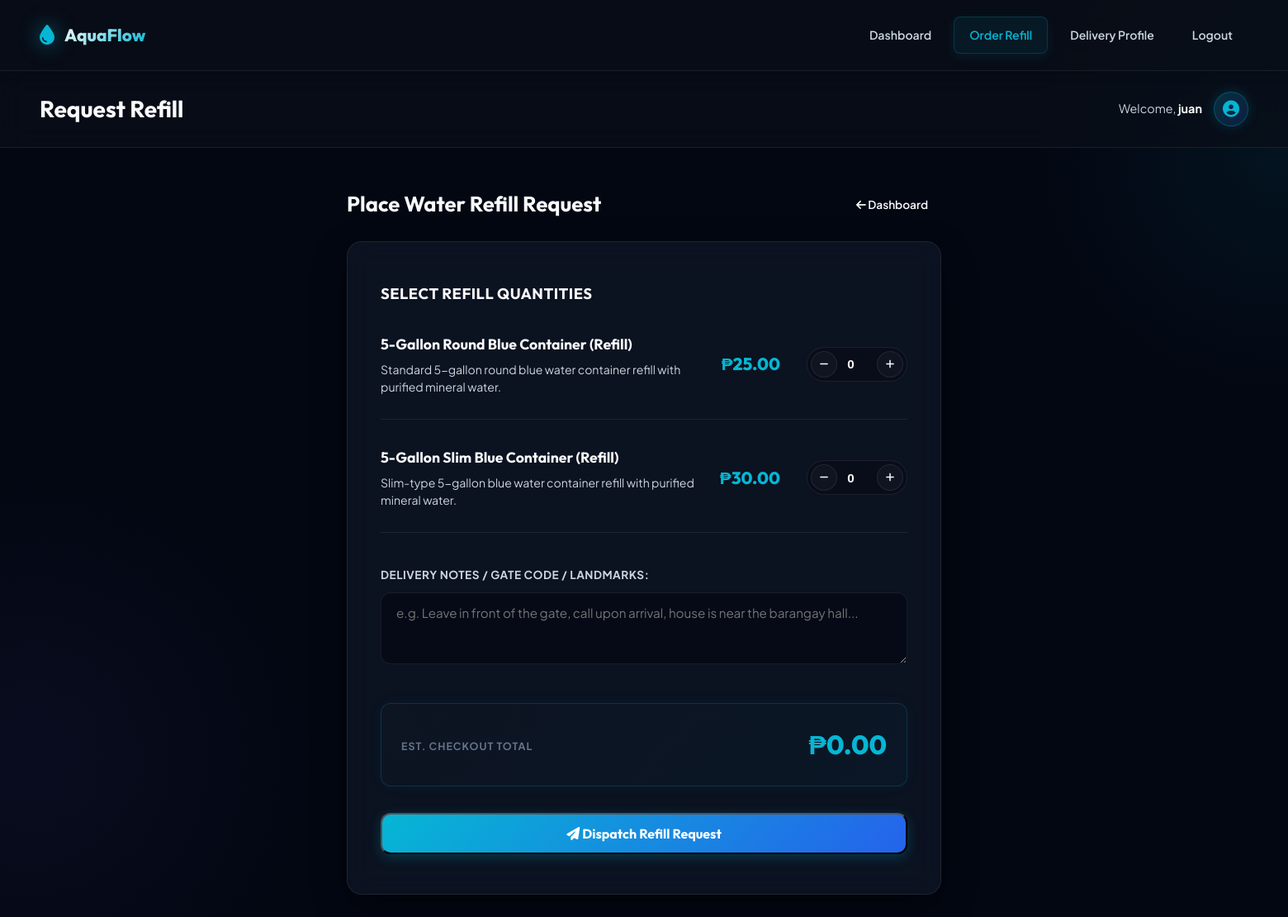
The page /customer/order (signed in) on the database its author committed.
### app/models/user.py (models this page shows, shortened)
class User(UserMixin, db.Model):
    __tablename__ = 'users'
    id = db.Column(db.Integer, primary_key=True)
    username = db.Column(db.String(80), unique=True, nullable=False, index=True)
    email = db.Column(db.String(120), unique=True, nullable=False, index=True)
    password_hash = db.Column(db.String(255), nullable=False)
    role = db.Column(db.String(20), nullable=False, default='customer')  # 'admin' or 'customer'
    is_active_user = db.Column(db.Boolean, default=True)
    created_at = db.Column(db.DateTime, default=lambda: datetime.now(timezone.utc))
    customer_profile = db.relationship('Customer', backref='user', uselist=False, lazy=True)
    @property
    def is_admin(self):
        return self.role == 'admin'

### app/models/product.py (models this page shows, shortened)
class Product(db.Model):
    __tablename__ = 'products'
    id = db.Column(db.Integer, primary_key=True)
    name = db.Column(db.String(100), nullable=False)
    description = db.Column(db.Text, nullable=True)
    price = db.Column(db.Float, nullable=False)
    stock_quantity = db.Column(db.Integer, default=0)
    unit = db.Column(db.String(30), default='gallon')  # gallon, liter, bottle
    is_available = db.Column(db.Boolean, default=True)
    created_at = db.Column(db.DateTime, default=lambda: datetime.now(timezone.utc))
    order_items = db.relationship('OrderItem', backref='product', lazy=True)

### app/routes/customer.py (the view, shortened to what this page needs)
@customer_bp.route('/order', methods=['GET', 'POST'])
@login_required
def place_order():
    customer = current_user.customer_profile
    if not customer:
        flash('Customer profile not found.', 'error')
        return redirect(url_for('auth.logout'))
    products = Product.query.filter_by(is_available=True).all()
    return render_template('customer/order.html', products=products, customer=customer)

### app/models/user.py (called while the page is built)
@login_manager.user_loader
def load_user(user_id):
    return db.session.get(User, int(user_id))

### app/templates/customer/order.html (shortened to what this page needs)
{% extends 'base.html' %}
{% block page_title %}Request Refill{% endblock %}
{% block content %}
<div style="max-width: 720px; margin: 0 auto;">
    <div class="section-header">
        <h2 style="font-family:'Outfit', sans-serif; font-size:1.6rem; font-weight:700;">Place Water Refill Request</h2>
        <a href="{{ url_for('customer.dashboard') }}" class="btn btn-secondary" style="padding: 8px 16px; font-size: 0.85rem; font-weight:600;">
            <i class="fas fa-arrow-left"></i> Dashboard
        </a>
    </div>
    <div class="order-card">
        <form action="{{ url_for('customer.place_order') }}" method="POST" id="order-form">
            <h3 style="font-family:'Outfit', sans-serif; font-size: 1.15rem; font-weight:700; margin-bottom: 2rem; color: var(--text-primary); text-transform:uppercase; letter-spacing:0.5px;">Select Refill Quantities</h3>
            <div style="display:flex; flex-direction:column; gap: 2rem; margin-bottom: 2.5rem;">
                {% for product in products %}
                <div style="display:flex; justify-content:space-between; align-items:center; padding-bottom: 1.75rem; border-bottom: 1px solid var(--border-color);">
                    <div style="flex:1; padding-right:1.5rem;">
                        <h4 style="font-family:'Outfit', sans-serif; font-size: 1.1rem; color: var(--text-primary); margin-bottom: 6px; font-weight:700;">{{ product.name }}</h4>
                        <p style="font-size: 0.88rem; color: var(--text-secondary); line-height: 1.5;">{{ product.description }}</p>
                    </div>
                    <div style="display:flex; align-items:center; gap: 2rem; flex-shrink:0;">
                        <span style="font-family:'Outfit', sans-serif; font-size: 1.3rem; font-weight: 800; color: var(--accent-blue);">&#8369;{{ "%.2f"|format(product.price) }}</span>
                        <div style="display:flex; align-items:center; background: rgba(0, 0, 0, 0.2); border: 1px solid var(--border-color); border-radius: 30px; padding: 4px;">
                            <button type="button" class="qty-btn" onclick="adjustQty({{ product.id }}, -1)"><i class="fas fa-minus" style="font-size:0.75rem"></i></button>
                            <input type="number" name="qty_{{ product.id }}" id="qty-input-{{ product.id }}" value="0" min="0" max="99" style="width: 48px; text-align:center; background:none; color: var(--text-primary); border: none; font-size:0.95rem; font-weight:700; -moz-appearance: textfield; outline:none;" readonly>
                            <button type="button" class="qty-btn" onclick="adjustQty({{ product.id }}, 1)"><i class="fas fa-plus" style="font-size:0.75rem"></i></button>
                        </div>
                    </div>
                </div>
                {% endfor %}
            </div>
            <div style="margin-bottom: 2.5rem;">
                <label for="notes" style="display:block; font-size: 0.85rem; color: var(--text-secondary); font-weight:700; text-transform:uppercase; letter-spacing:0.5px; margin-bottom: 10px;">Delivery Notes / Gate Code / Landmarks:</label>
                <textarea name="notes" id="notes" rows="3" placeholder="e.g. Leave in front of the gate, call upon arrival, house is near the barangay hall..." style="width:100%; min-height:85px;"></textarea>
            </div>
            <div class="total-box">
                <div>
                    <span style="font-size:0.78rem; color:var(--text-muted); text-transform:uppercase; letter-spacing:1px; font-weight:700;">Est. Checkout Total</span>
                </div>
                <div>
                    <span id="order-total" style="font-family:'Outfit', sans-serif; font-size: 2rem; font-weight: 800; color: var(--accent-blue);">&#8369;0.00</span>
                </div>
            </div>
            <button type="submit" class="btn btn-submit-refill" {% if not customer.address or not customer.phone %}disabled style="opacity: 0.4; cursor: not-allowed; box-shadow:none;"{% endif %}>
                <i class="fas fa-paper-plane"></i> Dispatch Refill Request
            </button>
        </form>
    </div>
</div>
{% endblock %}

### app/templates/base.html (shortened to what this page needs)
<!DOCTYPE html>
<html lang="en">
<head>
    <link rel="stylesheet" href="https://cdnjs.cloudflare.com/ajax/libs/font-awesome/6.5.1/css/all.min.css">
    <link rel="stylesheet" href="{{ url_for('static', filename='css/style.css') }}">
</head>
<body class="{% if current_user.is_authenticated and current_user.is_admin %}has-sidebar{% endif %}">
    {% if current_user.is_authenticated and current_user.is_admin %}
    <aside class="sidebar" id="sidebar">
        <div class="sidebar-header">
            <div class="brand">
                <i class="fas fa-tint"></i>
                <span>AquaFlow</span>
            </div>
        </div>
        <nav class="sidebar-nav">
            <a href="{{ url_for('admin.dashboard') }}" class="nav-item {% if request.endpoint == 'admin.dashboard' %}active{% endif %}">
                <i class="fas fa-th-large"></i>
                <span>Dashboard</span>
            </a>
            <a href="#" class="nav-item">
                <i class="fas fa-shopping-cart"></i>
                <span>Orders</span>
            </a>
            <a href="#" class="nav-item">
                <i class="fas fa-users"></i>
                <span>Customers</span>
            </a>
            <a href="#" class="nav-item">
                <i class="fas fa-truck"></i>
                <span>Deliveries</span>
            </a>
            <a href="#" class="nav-item">
                <i class="fas fa-chart-line"></i>
                <span>Revenue</span>
            </a>
        </nav>
        <div class="sidebar-footer">
            <a href="{{ url_for('auth.logout') }}" class="nav-item logout">
                <i class="fas fa-sign-out-alt"></i>
                <span>Logout</span>
            </a>
        </div>
    </aside>
    {% elif current_user.is_authenticated %}
    <nav class="top-navbar">
        <div class="brand">
            <i class="fas fa-tint"></i>
            <span>AquaFlow</span>
        </div>
        <div class="nav-links">
            <a href="{{ url_for('customer.dashboard') }}" class="nav-item {% if request.endpoint == 'customer.dashboard' %}active{% endif %}">Dashboard</a>
            <a href="{{ url_for('customer.place_order') }}" class="nav-item {% if request.endpoint == 'customer.place_order' %}active{% endif %}">Order Refill</a>
            <a href="{{ url_for('customer.profile') }}" class="nav-item {% if request.endpoint == 'customer.profile' %}active{% endif %}">Delivery Profile</a>
            <a href="{{ url_for('auth.logout') }}" class="nav-item logout">Logout</a>
        </div>
    </nav>
    {% endif %}
    <main class="main-content">
        {% if current_user.is_authenticated %}
        <div class="topbar">
            <h1 class="page-title">{% block page_title %}Dashboard{% endblock %}</h1>
            <div class="user-info">
                <span class="greeting">Welcome, <strong>{{ current_user.username }}</strong></span>
                <div class="avatar">
                    <i class="fas fa-user-circle"></i>
                </div>
            </div>
        </div>
        {% endif %}
        <div class="content">
            {% block content %}{% endblock %}
        </div>
    </main>
</body>
</html>

### app/templates/customer/order.html (style rules this page uses)
.order-card { background: var(--bg-card); backdrop-filter: blur(16px); -webkit-backdrop-filter: blur(16px); border: 1px solid var(--border-color); border-radius: var(--radius-lg); padding: 3rem 2.5rem; box-shadow: var(--shadow-lg); position: relative; }
.qty-btn { width: 32px; height: 32px; border-radius: 50%; background: rgba(255, 255, 255, 0.03); color: var(--text-primary); border: 1px solid var(--border-color); font-size: 1.1rem; font-weight: 700; cursor: pointer; display: flex; align-items: center; justify-content: center; transition: var(--transition); }
.total-box { background: linear-gradient(135deg, rgba(255,255,255,0.01) 0%, rgba(6, 182, 212, 0.03) 100%); border: 1px solid rgba(6, 182, 212, 0.2); box-shadow: 0 0 20px rgba(6, 182, 212, 0.05); border-radius: var(--radius-md); padding: 1.5rem; display: flex; justify-content: space-between; align-items: center; margin-bottom: 2rem; transition: var(--transition); }
.btn-submit-refill { background: linear-gradient(135deg, var(--accent-blue) 0%, var(--accent-blue-dark) 100%); color: white; font-weight: 700; font-family: 'Outfit', sans-serif; box-shadow: 0 4px 15px rgba(6, 182, 212, 0.25); width: 100%; height: 50px; font-size: 1rem; border-radius: var(--radius-md); }

### rows shown on the page
User: username "juan"
Product: name "5-Gallon Round Blue Container (Refill)", description "Standard 5-gallon round blue water container refill with purified mineral water.", price "25.00"
Product: name "5-Gallon Slim Blue Container (Refill)", description "Slim-type 5-gallon blue water container refill with purified mineral water.", price "30.00"
